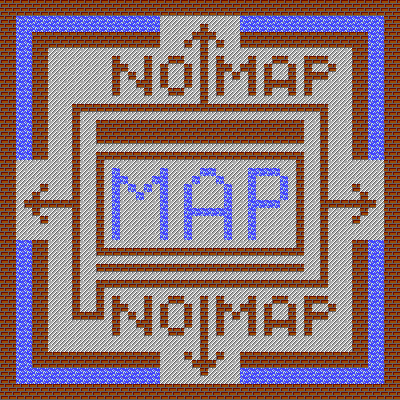

A 2D game scene composited from a Tiled map and its tileset images. What follows is a short description and the map's XML, with each tile layer's data collapsed to a summary:
An orthogonal 50x50 tile map with 8x8 px tiles, 2 tile layers (ground, tiles) and 2 objects (TestObject, spawn_player).

<map version="1.9" tiledversion="1.9.2" orientation="orthogonal" renderorder="right-down" width="50" height="50" tilewidth="8" tileheight="8" infinite="0" nextlayerid="4" nextobjectid="4">
 <tileset firstgid="1" source="tileset.tsx" />
 <layer id="2" name="ground" width="50" height="50">
  <data>[2500 cells, 2500 non-empty, 1 distinct tile ids]</data>
 </layer>
 <layer id="1" name="tiles" width="50" height="50">
  <data>[2500 cells, 1415 non-empty, 2 distinct tile ids]</data>
 </layer>
 <objectgroup id="3" name="objects">
  <object id="1" class="TestObject" x="51.1667" y="50.8125" width="55.875" height="48.7292" />
  <object id="3" name="spawn_player" x="-22.4167" y="11.625" />
 </objectgroup>
</map>
